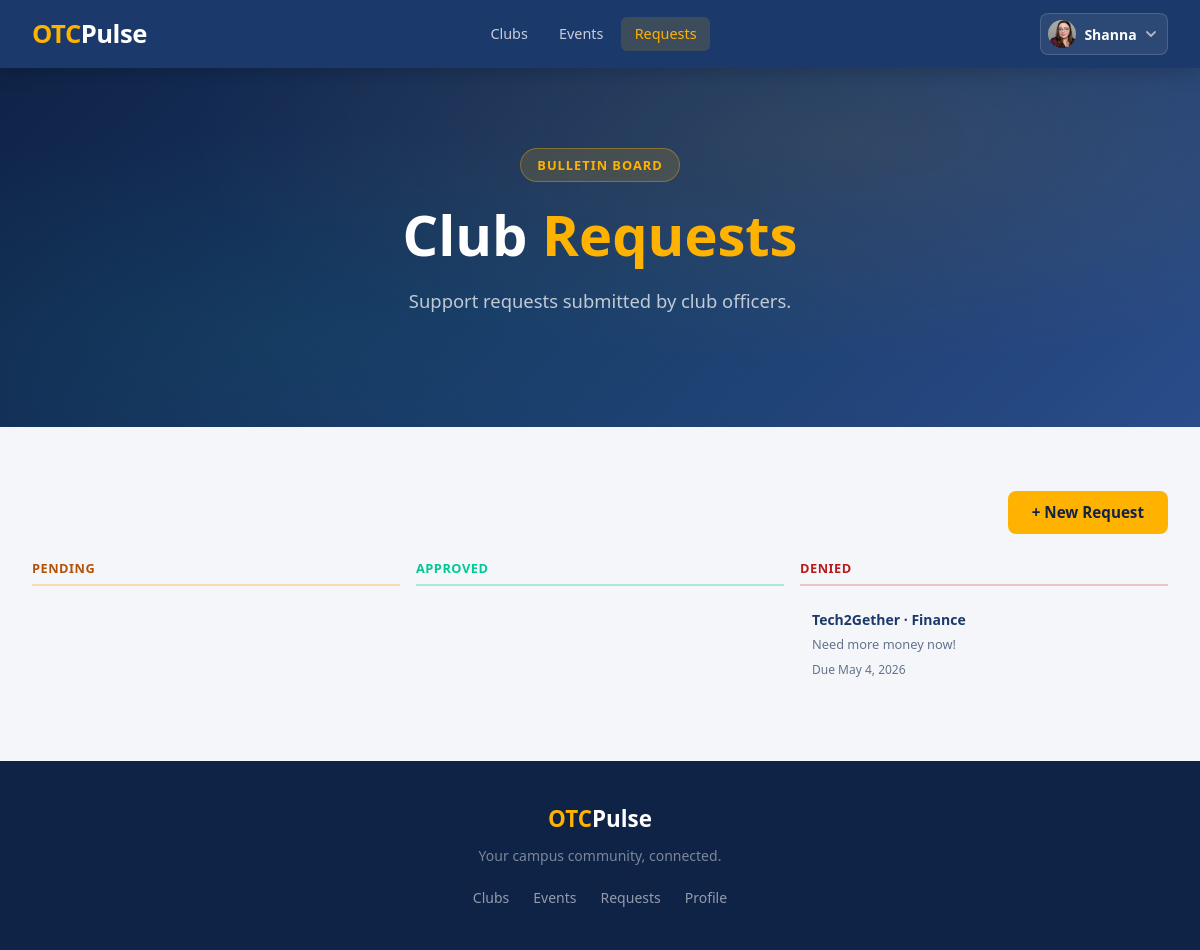
The app's page /bulletin-board/requests/ (signed in), older data.
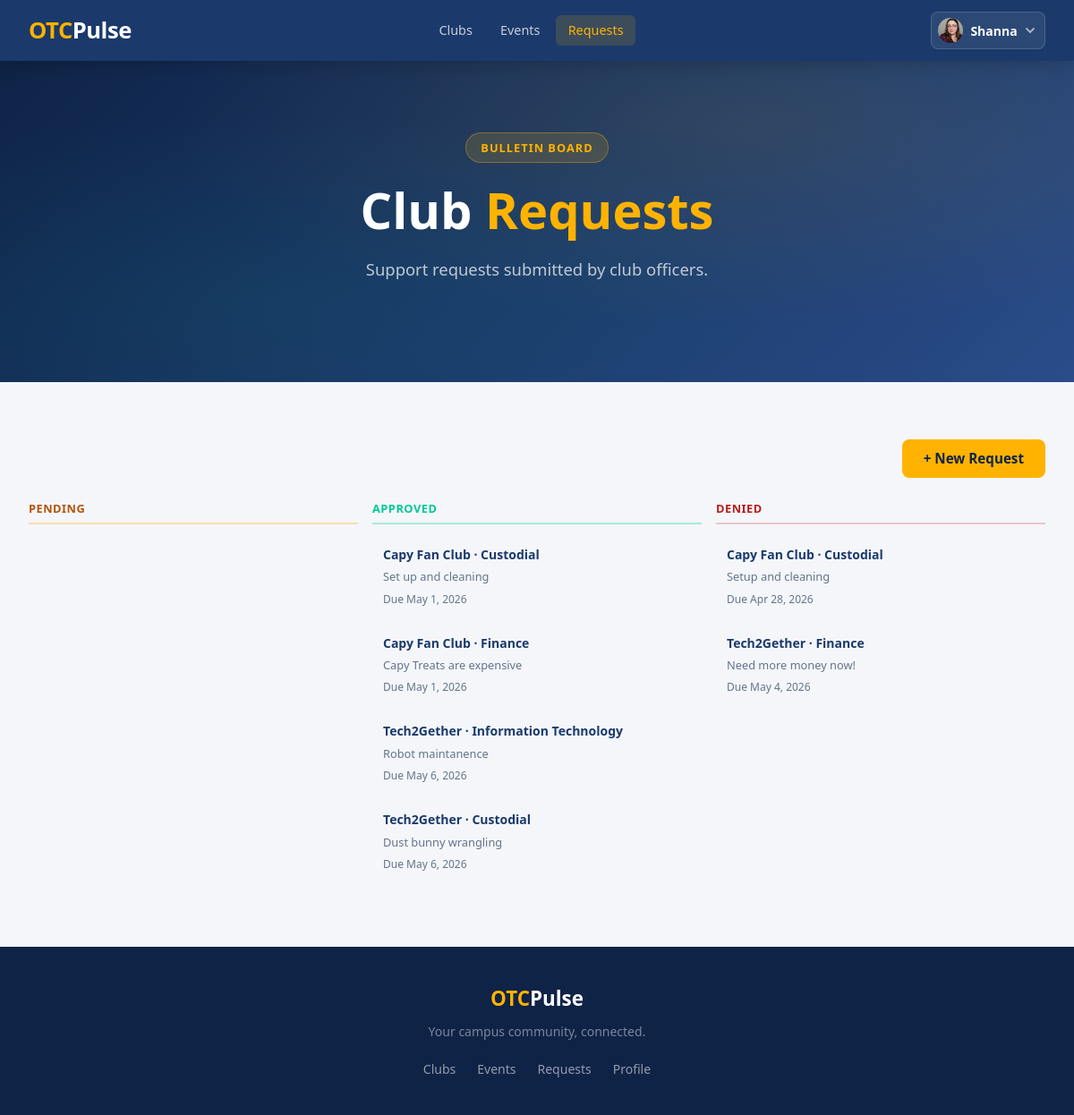
The same page, newer data.
### bulletin_board/models.py (models this page shows)
class Request(models.Model):
    club = models.ForeignKey(
        Club,
        on_delete=models.CASCADE,
        related_name='requests'
    )
    event = models.ForeignKey(
        'clubhouse.Event',
        null=True, blank=True,
        on_delete=models.CASCADE,
        related_name='approval_requests'
    )
    class Type(models.TextChoices):
        IT = 'IT','Information Technology'
        MONEY = 'FINANCE', 'Finance'
        CLEAN = 'CUSTODIAL','Custodial'
        SAFE = 'SECURITY','Security and Safety'
        EVENT = 'EVENT', 'Event Approval'
        OTHER = 'OTHER', 'See notes'
    type = models.CharField(max_length=10, choices=Type.choices)
    notes = models.TextField()
    complete = models.BooleanField(default=False)
    created = models.DateTimeField(auto_now_add=True)
    updated = models.DateTimeField(auto_now=True)
    due_date = models.DateTimeField(default=timezone.now)
    class Approval(models.TextChoices):
        DENIED = 'X','Denied'
        APPROVED = 'O','Approved'
        PENDING = '-','Pending'
    approval_status = models.CharField(max_length=1,choices=Approval.choices, default=Approval.PENDING)

### clubhouse/models.py (models this page shows, shortened)
class Club(models.Model):
    name = models.CharField(max_length=50)
    advisors = models.ManyToManyField(
        Profile,
        related_name='faculty_advisor',
        blank=True,
    )
    officers = models.ManyToManyField(
        Profile,
        related_name='club_officer',
        blank=True,
    )
    description = models.TextField()
    members = models.ManyToManyField(
        Profile,
        related_name ='club_member',
        blank=True,
    )
    slug = models.SlugField(max_length=60, unique=True, blank=True)
    emoji = models.CharField(max_length=10, blank=True, default='🏛️')
    image = models.ImageField(upload_to='club_images/', null=True, blank=True)
    officer_applicants = models.ManyToManyField(
        Profile,
        related_name='officer_applications',
        blank=True,
    )
    approved = models.BooleanField(default=False)
    denied = models.BooleanField(default=False)
    pending_advisor_name = models.CharField(max_length=100, blank=True, default='')
    pending_advisor_email = models.EmailField(blank=True, default='')

### bulletin_board/views.py (the view)
# urls.py: path('requests/', views.request_list, name='request_list'),
@login_required
def request_list(request):
    profile = request.user.profile
    requests = _requests_for_profile(profile)
    is_admin = profile.role == profile.Role.ADMIN
    return render(request, 'bulletin_board/request_list.html', {
        'requests': requests,
        'section': 'bulletin_board',
        'is_admin': is_admin,
    })

### bulletin_board/views.py (called while the page is built)
def _requests_for_profile(profile):
    if profile.role == profile.Role.ADMIN:
        return Request.objects.all().order_by('complete', 'due_date')
    return Request.objects.filter(
        club__in=profile.club_officer.all() | profile.faculty_advisor.all()
    ).order_by('complete', 'due_date')

### bulletin_board/templates/bulletin_board/request_list.html (shortened to what this page needs)
{% extends 'base.html' %}
{% block content %}
<section class="hero hero-short">
    <div class="hero-inner">
        <span class="hero-badge">Bulletin Board</span>
        <h1>Club <span class="highlight">Requests</span></h1>
        <p>Support requests submitted by club officers.</p>
    </div>
</section>
<section class="section">
    <div class="section-inner">
        <div style="margin-bottom: 1.5rem; display: flex; justify-content: flex-end;">
            <a href="{% url 'bulletin_board:create_request' %}" class="btn btn-primary">+ New Request</a>
        </div>
        {% if requests %}
            <div style="display: grid; grid-template-columns: repeat(3, 1fr); gap: 1rem; align-items: start;">
                <div>
                    <h3 style="font-size: 0.8rem; font-weight: 700; text-transform: uppercase; letter-spacing: 0.5px; color: #b45309; margin-bottom: 0.75rem; padding-bottom: 0.4rem; border-bottom: 2px solid rgba(255,160,0,0.3);">Pending</h3>
                </div>
                <div>
                    <h3 style="font-size: 0.8rem; font-weight: 700; text-transform: uppercase; letter-spacing: 0.5px; color: var(--teal); margin-bottom: 0.75rem; padding-bottom: 0.4rem; border-bottom: 2px solid rgba(0,200,150,0.3);">Approved</h3>
                    {% for req in requests %}
                        {% if req.approval_status == 'O' %}
                            <div style="padding: 0.65rem 0.75rem; border-radius: 6px; background: var(--bg); margin-bottom: 0.5rem;">
                                <p style="font-weight: 600; font-size: 0.875rem; color: var(--navy); margin-bottom: 0.2rem;">{{ req.club.name }} · {{ req.get_type_display }}</p>
                                <p style="font-size: 0.8rem; color: var(--text-muted); margin-bottom: 0.3rem;">{{ req.notes }}</p>
                                <p class="event-meta" style="font-size: 0.75rem;">Due {{ req.due_date|date:"M j, Y" }}</p>
                            </div>
                        {% endif %}
                    {% endfor %}
                </div>
                <div>
                    <h3 style="font-size: 0.8rem; font-weight: 700; text-transform: uppercase; letter-spacing: 0.5px; color: #b91c1c; margin-bottom: 0.75rem; padding-bottom: 0.4rem; border-bottom: 2px solid rgba(200,0,0,0.2);">Denied</h3>
                    {% for req in requests %}
                        {% if req.approval_status == 'X' %}
                            <div style="padding: 0.65rem 0.75rem; border-radius: 6px; background: var(--bg); margin-bottom: 0.5rem;">
                                <p style="font-weight: 600; font-size: 0.875rem; color: var(--navy); margin-bottom: 0.2rem;">{{ req.club.name }} · {{ req.get_type_display }}</p>
                                <p style="font-size: 0.8rem; color: var(--text-muted); margin-bottom: 0.3rem;">{{ req.notes }}</p>
                                <p class="event-meta" style="font-size: 0.75rem;">Due {{ req.due_date|date:"M j, Y" }}</p>
                            </div>
                        {% endif %}
                    {% endfor %}
                </div>
            </div>
        {% else %}
            <div class="empty-state">
                <div style="font-size: 3rem; margin-bottom: 1rem;">📋</div>
                <h3>No requests yet</h3>
                <p>Submit a request using the button above.</p>
            </div>
        {% endif %}
    </div>
</section>
{% endblock %}

Row changes from the older to the newer data that the page shows:
added Request: club.name "Capy Fan Club", type "Custodial", notes "Set up and cleaning", due_date "May 1, 2026", shown under "APPROVED"
added Request: club.name "Capy Fan Club", type "Finance", notes "Capy Treats are expensive", due_date "May 1, 2026", shown under "APPROVED"
added Request: club.name "Tech2Gether", type "Information Technology", notes "Robot maintanence", due_date "May 6, 2026", shown under "APPROVED"
added Request: club.name "Tech2Gether", type "Custodial", notes "Dust bunny wrangling", due_date "May 6, 2026", shown under "APPROVED"
added Request: club.name "Capy Fan Club", type "Custodial", notes "Setup and cleaning", due_date "Apr 28, 2026", shown under "DENIED"
